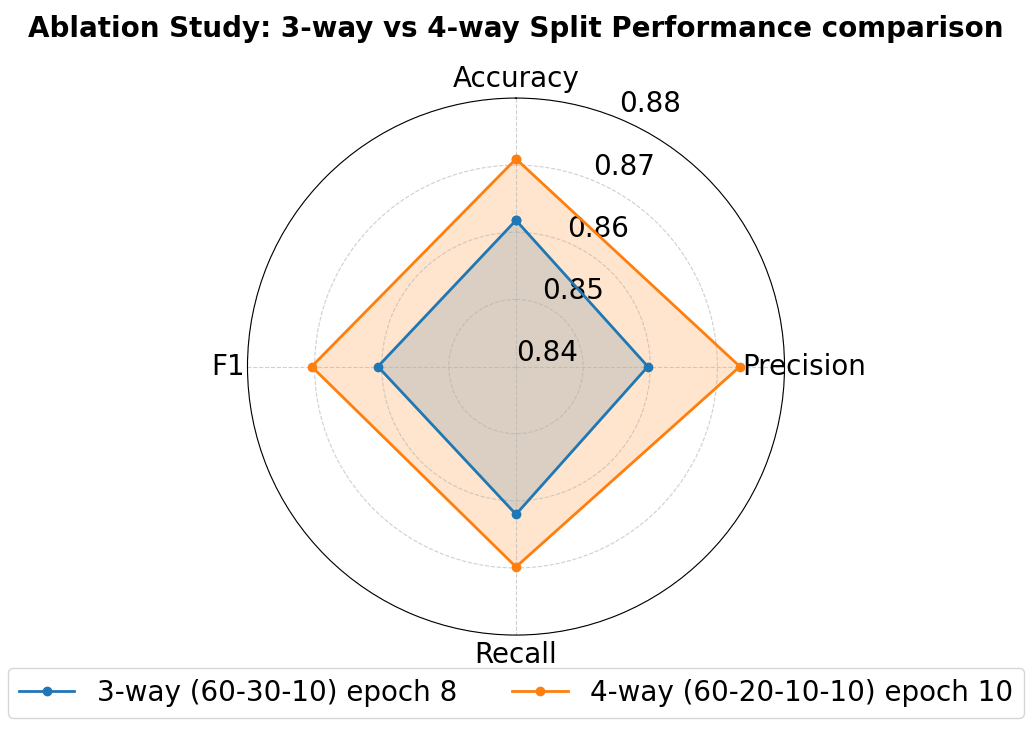

Write the Python code that produced this figure.
import numpy as np
import matplotlib.pyplot as plt



# ===========================
# Performance Metrics
# ===========================

categories = ['Accuracy', 'Precision', 'Recall', 'F1']
N = len(categories)

# Best 3-way (Epoch 8)
three_way = [
    0.861788618,   # Accuracy
    0.859640369,   # Precision
    0.862014637,   # Recall
    0.860572267    # F1
]

# Best 4-way (Epoch 10)
four_way = [
    0.870934959,   # Accuracy
    0.873351022,   # Precision
    0.869840686,   # Recall
    0.870440507    # F1
]

# Close the polygon
three_way += three_way[:1]
four_way += four_way[:1]

angles = np.linspace(0, 2*np.pi, N, endpoint=False).tolist()
angles += angles[:1]

# ===========================
# Plot
# ===========================

plt.figure(figsize=(7,7))
ax = plt.subplot(111, polar=True)

# Start at top
ax.set_theta_offset(np.pi / 2)
ax.set_theta_direction(-1)

# Category labels
plt.xticks(angles[:-1], categories, fontsize=20)

# Radial limits
ax.set_ylim(0.84, 0.88)

# Radial ticks
ax.set_yticks([0.84,0.85,0.86,0.87,0.88])
ax.set_yticklabels(
    ['0.84','0.85','0.86','0.87','0.88'],
    fontsize=20
)

# Plot lines
ax.plot(angles, three_way,
        linewidth=2,
        color='tab:blue',
        marker='o',
        label='3-way (60-30-10) epoch 8')

ax.fill(angles, three_way,
        color='tab:blue',
        alpha=0.20)

ax.plot(angles, four_way,
        linewidth=2,
        color='tab:orange',
        marker='o',
        label='4-way (60-20-10-10) epoch 10')

ax.fill(angles, four_way,
        color='tab:orange',
        alpha=0.20)

# Grid
ax.grid(True, linestyle='--', alpha=0.6)

# Legend
plt.legend(loc='lower center',
           bbox_to_anchor=(0.5,-0.18),
           ncol=2,
           frameon=True,
           fontsize=20)

plt.title("Ablation Study: 3-way vs 4-way Split Performance comparison", pad=20, fontsize=20, weight='bold')
plt.tight_layout()
plt.show()
